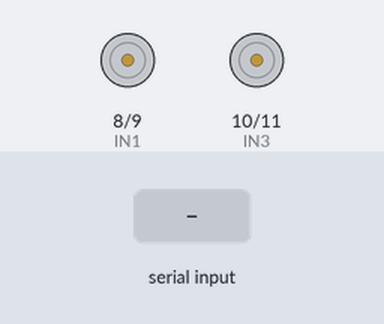
Bench run of a sketch on a simulated Arduino Uno, built with avr-gcc and run on an emulated ATmega328P. Shown: motor-driver pin pairs drawn as motors (green arrow = first pin HIGH = forward, orange = second pin HIGH = backward, longer = more drive, scaled by the enable pin). The test bench sets the inputs (shaded band).

Above: at 1.2 s.
1.3 s: "F" received over the second serial link
At 1.7 s:
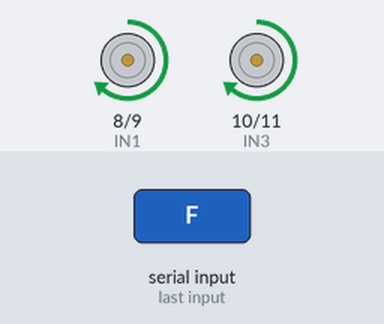
2.8 s: "L" received over the second serial link
At 4.0 s:
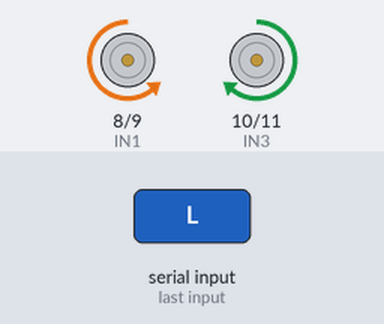
4.3 s: "R" received over the second serial link
At 5.2 s:
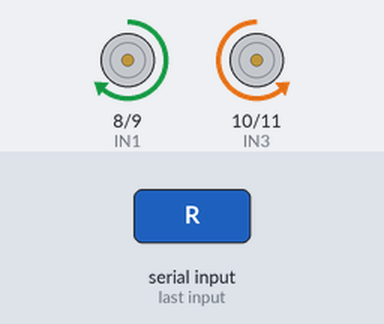
Timing chart, 0 to 7.3 s (numbered marks = the images above; inputs shaded):
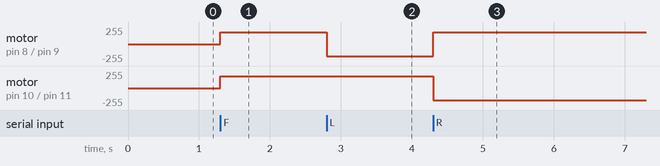

Measured:
- after the input at 1.3 s, motor on pin 8 (IN1) / pin 9 (IN2), motor on pin 10 (IN3) / pin 11 (IN4): stopped → forward 180/255 at once
- after the input at 2.8 s, motor on pin 8 (IN1) / pin 9 (IN2): forward 180/255 → backward 180/255 at once
- after the input at 4.3 s, motor on pin 8 (IN1) / pin 9 (IN2): backward 180/255 → forward 180/255 at once; motor on pin 10 (IN3) / pin 11 (IN4): forward 180/255 → backward 180/255 at once

The sketch:

wheelchair_l298n_slave.ino
```cpp
#include <SoftwareSerial.h>

SoftwareSerial bluetooth(2, 3); // RX, TX (HC-05)

int IN1 = 8;
int IN2 = 9;
int IN3 = 10;
int IN4 = 11;
int ENA = 5;
int ENB = 6;

int motorSpeed = 180; // 0–255 (adjust as needed)

void setup() {
  pinMode(IN1, OUTPUT);
  pinMode(IN2, OUTPUT);
  pinMode(IN3, OUTPUT);
  pinMode(IN4, OUTPUT);
  pinMode(ENA, OUTPUT);
  pinMode(ENB, OUTPUT);

  bluetooth.begin(9600);
  stopMotors();
}

void loop() {
  if (bluetooth.available()) {
    char command = bluetooth.read();

    switch (command) {
      case 'F':
        forward();
        break;

      case 'L':
        left();
        break;

      case 'R':
        right();
        break;

      case 'S':
        stopMotors();
        break;
    }
  }
}

void forward() {
  digitalWrite(IN1, HIGH);
  digitalWrite(IN2, LOW);
  digitalWrite(IN3, HIGH);
  digitalWrite(IN4, LOW);
  analogWrite(ENA, motorSpeed);
  analogWrite(ENB, motorSpeed);
}

void left() {
  digitalWrite(IN1, LOW);
  digitalWrite(IN2, HIGH);
  digitalWrite(IN3, HIGH);
  digitalWrite(IN4, LOW);
  analogWrite(ENA, motorSpeed);
  analogWrite(ENB, motorSpeed);
}

void right() {
  digitalWrite(IN1, HIGH);
  digitalWrite(IN2, LOW);
  digitalWrite(IN3, LOW);
  digitalWrite(IN4, HIGH);
  analogWrite(ENA, motorSpeed);
  analogWrite(ENB, motorSpeed);
}

void stopMotors() {
  digitalWrite(IN1, LOW);
  digitalWrite(IN2, LOW);
  digitalWrite(IN3, LOW);
  digitalWrite(IN4, LOW);
  analogWrite(ENA, 0);
  analogWrite(ENB, 0);
}
```
